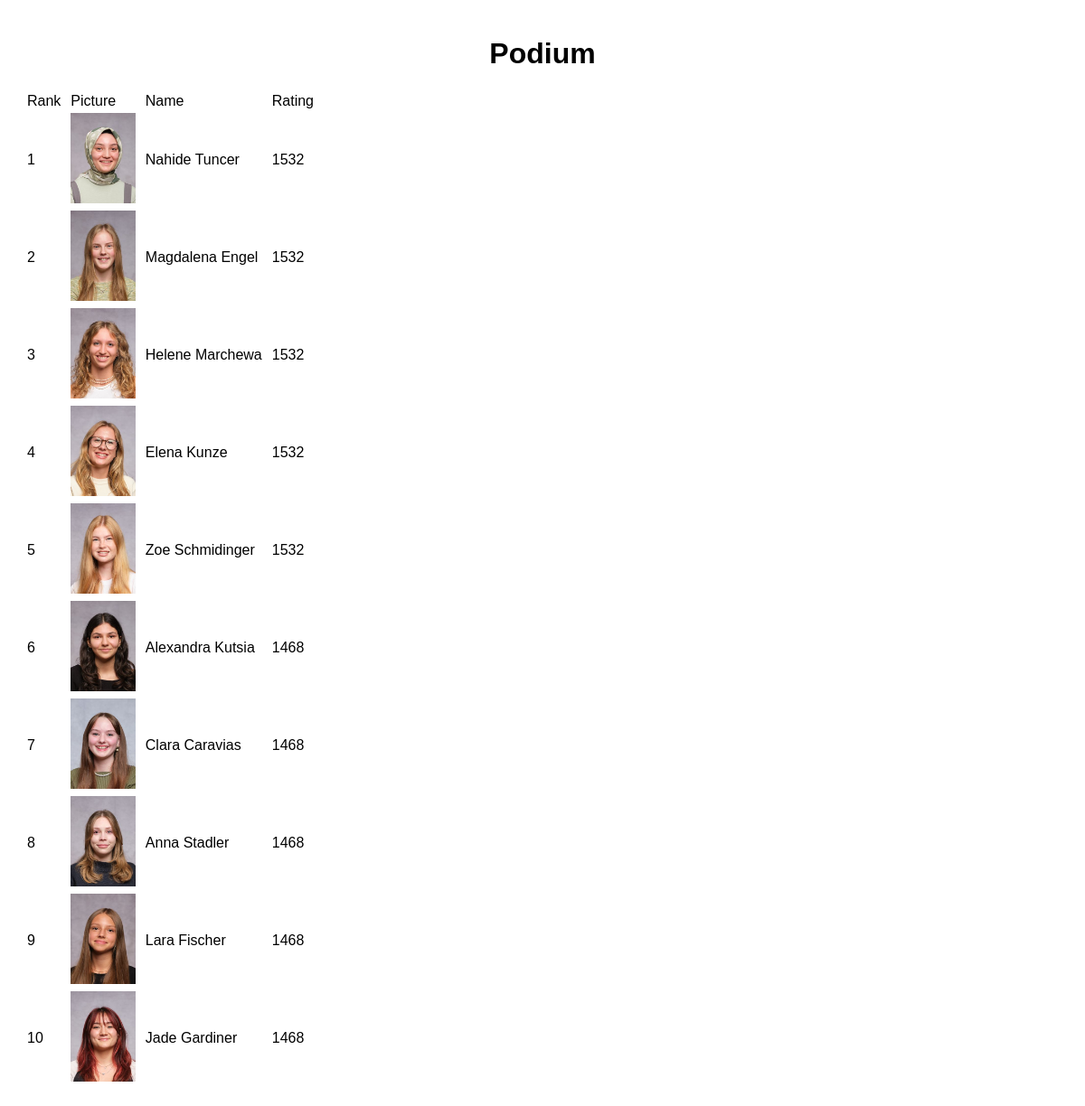
The page /podium on the database its author committed.
### app.py (models this page shows)
class Picture(db.Model):
    id = db.Column(db.Integer, primary_key=True)
    filename = db.Column(db.String(120), unique=True, nullable=False)  # Ensure filenames are unique
    elo_rating = db.Column(db.Integer, default=1500)

### app.py (the view)
@app.route('/podium')
def podium():
    all_pictures = Picture.query.filter(
        Picture.elo_rating != 1500,
    ).order_by(Picture.elo_rating.desc()).all()
    podium_data = {
        rank + 1: {
            'filename': picture.filename,
            'elo_rating': round(picture.elo_rating)
        } for rank, picture in enumerate(all_pictures)
    }
    app.logger.info(f"Podium Data: {podium_data}")  # Log the podium data
    return render_template('podium.html', podium_data=podium_data)

### templates/podium.html (shortened to what this page needs)
<!DOCTYPE html>
<html lang="en">
<head>
    <link rel="stylesheet" href="{{ url_for('static', filename='podium.css') }}">
</head>
<body>
    <div class="container">
        <div class="podium-frame">
            <h1>Podium</h1>
            <div class="frame-frame">
                <table>
                    <thead>
                        <tr>
                            <th>Rank</th>
                            <th>Picture</th>
                            <th>Name</th>
                            <th>Rating</th>
                        </tr>
                    </thead>
                    <tbody>
                        {% for rank, entry in podium_data.items() %}
                        <tr>
                            <td>{{ rank }}</td>
                            <td>
                                <img src="{{ url_for('static', filename='uploads/' + entry['filename']) }}"
                                    alt="Picture" style="max-width: 100px; max-height: 100px;">
                            </td>
                            <td>{{ entry.filename.split('.')[0] }}</td>
                            <td class="elo-rating">{{ entry['elo_rating']|round|int }}</td>
                        </tr>
                        {% endfor %}
                    </tbody>
                </table>
            </div>
        </div>
    </div>
</body>
</html>

### static/podium.css (style rules this page uses)
body { font-family: Arial, sans-serif; margin: 0; }
th, td { font-weight: normal; text-align: left; padding-left: 8px; }
.podium-frame { text-align: center; padding: 20px; border: none; margin-top: 0px; }

### rows shown on the page
Picture: filename (picture), filename "Nahide Tuncer"
Picture: filename (picture), filename "Magdalena Engel"
Picture: filename (picture), filename "Helene Marchewa"
Picture: filename (picture), filename "Elena Kunze"
Picture: filename (picture), filename "Zoe Schmidinger"
Picture: filename (picture), filename "Alexandra Kutsia"
Picture: filename (picture), filename "Clara Caravias"
Picture: filename (picture), filename "Anna Stadler"
Picture: filename (picture), filename "Lara Fischer"
Picture: filename (picture), filename "Jade Gardiner"

### other values the page prints
{{ rank }} "1" "2" "3" "4" "5" "6" "7" "8" "9" "10"
{{ entry['elo_rating']|round|int }} "1532" "1532" "1532" "1532" "1532" "1468" "1468" "1468" "1468" "1468"
